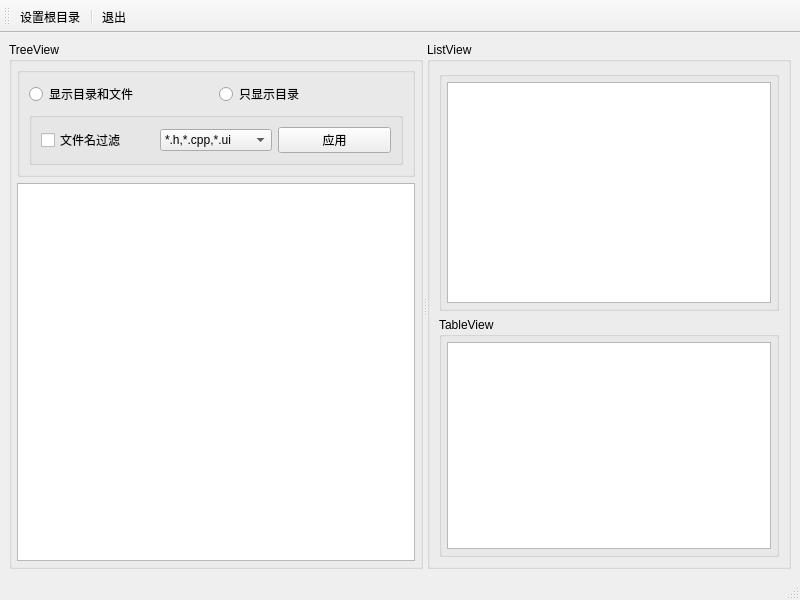
<?xml version="1.0" encoding="UTF-8"?>
<ui version="4.0">
 <class>MainWindow</class>
 <widget class="QMainWindow" name="MainWindow">
  <property name="geometry">
   <rect>
    <x>0</x>
    <y>0</y>
    <width>800</width>
    <height>600</height>
   </rect>
  </property>
  <property name="windowTitle">
   <string>MainWindow</string>
  </property>
  <widget class="QWidget" name="centralwidget">
   <layout class="QVBoxLayout" name="verticalLayout_3">
    <item>
     <widget class="QSplitter" name="splitter">
      <property name="orientation">
       <enum>Qt::Horizontal</enum>
      </property>
      <widget class="QGroupBox" name="groupBox">
       <property name="title">
        <string>TreeView</string>
       </property>
       <layout class="QVBoxLayout" name="verticalLayout">
        <property name="leftMargin">
         <number>5</number>
        </property>
        <property name="topMargin">
         <number>5</number>
        </property>
        <property name="rightMargin">
         <number>5</number>
        </property>
        <property name="bottomMargin">
         <number>5</number>
        </property>
        <item>
         <widget class="QGroupBox" name="groupBox_3">
          <property name="title">
           <string/>
          </property>
          <layout class="QGridLayout" name="gridLayout">
           <item row="0" column="0">
            <widget class="QRadioButton" name="rbnDirAndFile">
             <property name="text">
              <string>显示目录和文件</string>
             </property>
            </widget>
           </item>
           <item row="0" column="1">
            <widget class="QRadioButton" name="rbnDirOnly">
             <property name="text">
              <string>只显示目录</string>
             </property>
            </widget>
           </item>
           <item row="1" column="0" colspan="2">
            <widget class="QGroupBox" name="groupBox_4">
             <property name="title">
              <string/>
             </property>
             <layout class="QHBoxLayout" name="horizontalLayout">
              <item>
               <widget class="QCheckBox" name="cbxFileFilter">
                <property name="text">
                 <string>文件名过滤</string>
                </property>
               </widget>
              </item>
              <item>
               <widget class="QComboBox" name="cmbxFileType">
                <item>
                 <property name="text">
                  <string>*.h,*.cpp,*.ui</string>
                 </property>
                </item>
                <item>
                 <property name="text">
                  <string>*.h,*.cpp</string>
                 </property>
                </item>
                <item>
                 <property name="text">
                  <string>*.jpg</string>
                 </property>
                </item>
                <item>
                 <property name="text">
                  <string>*.txt</string>
                 </property>
                </item>
               </widget>
              </item>
              <item>
               <widget class="QPushButton" name="pbnApply">
                <property name="text">
                 <string>应用</string>
                </property>
                <property name="icon">
                 <iconset resource="res.qrc">
                  <normaloff>:/icons/828.bmp</normaloff>:/icons/828.bmp</iconset>
                </property>
               </widget>
              </item>
             </layout>
            </widget>
           </item>
          </layout>
         </widget>
        </item>
        <item>
         <widget class="QTreeView" name="treeView"/>
        </item>
       </layout>
      </widget>
      <widget class="QGroupBox" name="groupBox_2">
       <property name="title">
        <string>ListView</string>
       </property>
       <layout class="QVBoxLayout" name="verticalLayout_2">
        <item>
         <widget class="QGroupBox" name="groupBox_5">
          <property name="sizePolicy">
           <sizepolicy hsizetype="Preferred" vsizetype="Preferred">
            <horstretch>0</horstretch>
            <verstretch>0</verstretch>
           </sizepolicy>
          </property>
          <property name="title">
           <string/>
          </property>
          <layout class="QHBoxLayout" name="horizontalLayout_2">
           <property name="leftMargin">
            <number>5</number>
           </property>
           <property name="topMargin">
            <number>5</number>
           </property>
           <property name="rightMargin">
            <number>5</number>
           </property>
           <property name="bottomMargin">
            <number>5</number>
           </property>
           <item>
            <widget class="QListView" name="listView">
             <property name="sizePolicy">
              <sizepolicy hsizetype="Expanding" vsizetype="Expanding">
               <horstretch>0</horstretch>
               <verstretch>0</verstretch>
              </sizepolicy>
             </property>
            </widget>
           </item>
          </layout>
         </widget>
        </item>
        <item>
         <widget class="QGroupBox" name="groupBox_6">
          <property name="title">
           <string>TableView</string>
          </property>
          <layout class="QGridLayout" name="gridLayout_2">
           <property name="leftMargin">
            <number>5</number>
           </property>
           <property name="topMargin">
            <number>5</number>
           </property>
           <property name="rightMargin">
            <number>5</number>
           </property>
           <property name="bottomMargin">
            <number>5</number>
           </property>
           <item row="0" column="0">
            <widget class="QTableView" name="tableView"/>
           </item>
          </layout>
         </widget>
        </item>
       </layout>
      </widget>
     </widget>
    </item>
   </layout>
  </widget>
  <widget class="QStatusBar" name="statusbar"/>
  <widget class="QToolBar" name="toolBar">
   <property name="windowTitle">
    <string>toolBar</string>
   </property>
   <property name="toolButtonStyle">
    <enum>Qt::ToolButtonTextUnderIcon</enum>
   </property>
   <attribute name="toolBarArea">
    <enum>TopToolBarArea</enum>
   </attribute>
   <attribute name="toolBarBreak">
    <bool>false</bool>
   </attribute>
   <addaction name="actSetRoot"/>
   <addaction name="separator"/>
   <addaction name="actExit"/>
  </widget>
  <action name="actSetRoot">
   <property name="icon">
    <iconset resource="res.qrc">
     <normaloff>:/icons/fold.bmp</normaloff>:/icons/fold.bmp</iconset>
   </property>
   <property name="text">
    <string>设置根目录</string>
   </property>
   <property name="toolTip">
    <string>设置根目录</string>
   </property>
  </action>
  <action name="actExit">
   <property name="icon">
    <iconset resource="res.qrc">
     <normaloff>:/icons/exit.bmp</normaloff>:/icons/exit.bmp</iconset>
   </property>
   <property name="text">
    <string>退出</string>
   </property>
   <property name="toolTip">
    <string>退出</string>
   </property>
  </action>
 </widget>
 <resources>
  <include location="res.qrc"/>
 </resources>
 <connections/>
</ui>
